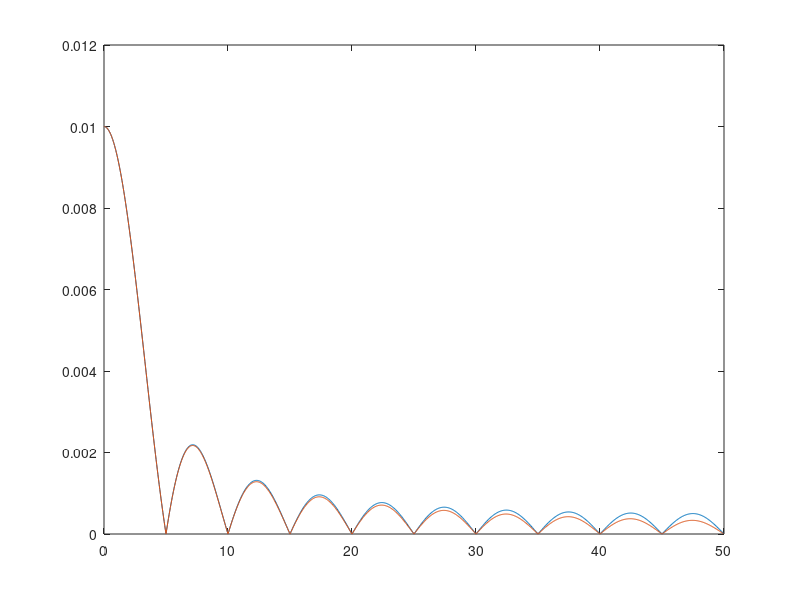

This figure's MATLAB source:
% Plancherel theorem test

N = 2000;
N2 = N/2;
sz = 20;

disc_F = @(radius, rho) (2/sz)*radius.*sinc(2*rho.*radius);
%disc_F = @(radius, rho) radius.*sinc(2*rho.*radius);

r=0.1;
xx = linspace( -sz/2, sz/2, N );

Nyq_freq = 0.5*N/sz;
rho = linspace( 0, Nyq_freq - Nyq_freq/N2, N2 );

rho_full = [rho -linspace( Nyq_freq, Nyq_freq/N2, N2 )];

Dl = abs(xx)<r;

Dl_F = fft(Dl)/numel(Dl);

clf;
plot( rho, abs(Dl_F(1:N2)) );
hold on
plot( rho, abs(disc_F(r,rho)) );
hold off

%rho_p = linspace( 0, 0.5, N/2 );

% Plancherel theorem
l = trapz( xx, Dl.^2 )
l_F_fft = 2*trapz( rho, abs(Dl_F(1:(N/2))).^2 )*sz^2
l_F_analytical = 2*trapz( rho, abs(disc_F(r,rho)).^2 )*sz^2


l_F = trapz( fftshift(rho_full), abs(fftshift(Dl_F)).^2 )*sz^2
